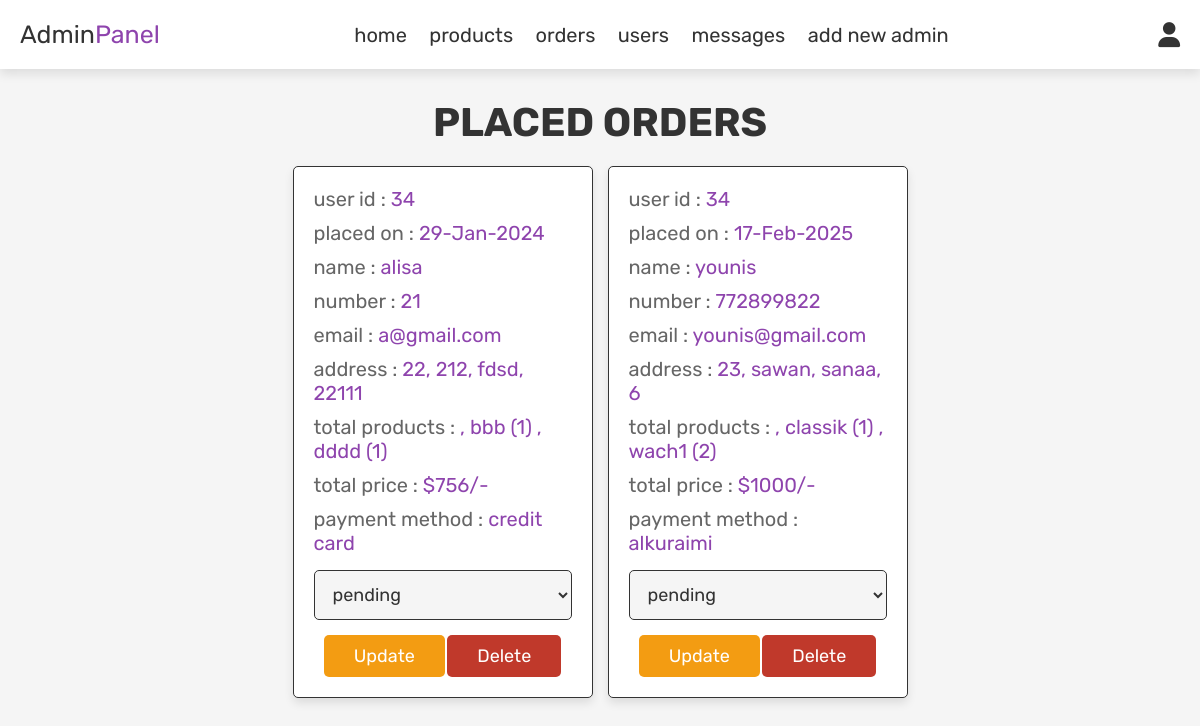
/admin_orders.php (signed in), run on the app's committed database.
### tables this page shows
CREATE TABLE `orders` (
  `id` int(100) NOT NULL,
  `user_id` int(100) NOT NULL,
  `name` varchar(100) NOT NULL,
  `number` varchar(12) NOT NULL,
  `email` varchar(100) NOT NULL,
  `method` varchar(50) NOT NULL,
  `address` varchar(500) NOT NULL,
  `total_products` varchar(1000) NOT NULL,
  `total_price` int(100) NOT NULL,
  `placed_on` varchar(50) NOT NULL,
  `payment_status` varchar(20) NOT NULL DEFAULT 'pending'
);

### admin_orders.php (the view, shortened to what this page needs)
<?php
include 'config.php';
?>
<!DOCTYPE html>
<html lang="en">
<head>
   <link rel="stylesheet" href="https://cdnjs.cloudflare.com/ajax/libs/font-awesome/6.0.0/css/all.min.css">
   <link rel="stylesheet" href="css/admin_style.css">
</head>
<body>
<?php include 'admin_header.php'; ?>
<section class="orders">
   <h1 class="title">placed orders</h1>
   <div class="box-container">
      <?php
      $select_orders = mysqli_query($conn, "SELECT * FROM `orders`") or die('query failed');
      if(mysqli_num_rows($select_orders) > 0){
         while($fetch_orders = mysqli_fetch_assoc($select_orders)){
      ?>
      <div class="box">
         <p> user id : <span><?php echo $fetch_orders['user_id']; ?></span> </p>
         <p> placed on : <span><?php echo $fetch_orders['placed_on']; ?></span> </p>
         <p> name : <span><?php echo $fetch_orders['name']; ?></span> </p>
         <p> number : <span><?php echo $fetch_orders['number']; ?></span> </p>
         <p> email : <span><?php echo $fetch_orders['email']; ?></span> </p>
         <p> address : <span><?php echo $fetch_orders['address']; ?></span> </p>
         <p> total products : <span><?php echo $fetch_orders['total_products']; ?></span> </p>
         <p> total price : <span>$<?php echo $fetch_orders['total_price']; ?>/-</span> </p>
         <p> payment method : <span><?php echo $fetch_orders['method']; ?></span> </p>
         <form action="" method="post">
            <select name="update_payment">
               <option value="pending">pending</option>
            </select>
            <input type="submit" value="update" name="update_order" class="option-btn">
            <a href="admin_orders.php?delete=<?php echo $fetch_orders['id']; ?>" onclick="return confirm('delete this order?');" class="delete-btn">delete</a>
         </form>
      </div>
      <?php
         }
      }else{
         echo '<p class="empty">no orders placed yet!</p>';
      }
      ?>
   </div>
</section>
</body>
</html>

### css/admin_style.css (style rules this page uses)
:root { --purple:#8e44ad; --red:#c0392b; --orange:#f39c12; --black:#333; --white:#fff; --light-color:#666; --light-white:#ccc; --light-bg:#f5f5f5; --border:.1rem solid var(--black); --box-shadow:0 .5rem 1rem rgba(0,0,0,.1); }
* { font-family: 'Rubik', sans-serif; margin:0; padding:0; box-sizing: border-box; outline: none; border:none; text-decoration: none; transition:all .2s linear; }
html { font-size: 62.5%; overflow-x: hidden; }
body { background-color: var(--light-bg); }
section { padding:3rem 2rem; }
.title { text-align: center; margin-bottom: 2rem; text-transform: uppercase; color:var(--black); font-size: 4rem; }
.btn, .option-btn, .delete-btn, .white-btn { display: inline-block; margin-top: 1rem; padding:1rem 3rem; cursor: pointer; color:var(--white); font-size: 1.8rem; border-radius: .5rem; text-transform: capitalize; }
.option-btn { background-color: var(--orange); }
.delete-btn { background-color: var(--red); }
.orders .box-container { display: grid; grid-template-columns: repeat(auto-fit, 30rem); justify-content: center; gap:1.5rem; max-width: 1200px; margin:0 auto; align-items: flex-start; }
.orders .box-container .box { background-color: var(--white); padding:2rem; border:var(--border); box-shadow: var(--box-shadow); border-radius: .5rem; }
.orders .box-container .box p { padding-bottom: 1rem; font-size: 2rem; color:var(--light-color); }
.orders .box-container .box p span { color:var(--purple); }
.orders .box-container .box form { text-align: center; }
.orders .box-container .box form select { border-radius: .5rem; margin:.5rem 0; width: 100%; background-color: var(--light-bg); border:var(--border); padding:1.2rem 1.4rem; font-size: 1.8rem; color:var(--black); }

### data on the page
orders: user "34", placed_on "29-Jan-2024", name "alisa", number "21", email "a@gmail.com", address "22, 212, fdsd, 22111", total_products ", bbb (1) , dddd (1)", total_price "756", method "credit card"
orders: user "34", placed_on "17-Feb-2025", name "younis", number "772899822", email "younis@gmail.com", address "23, sawan, sanaa, 6", total_products ", classik (1) , wach1 (2)", total_price "1000", method "alkuraimi"
